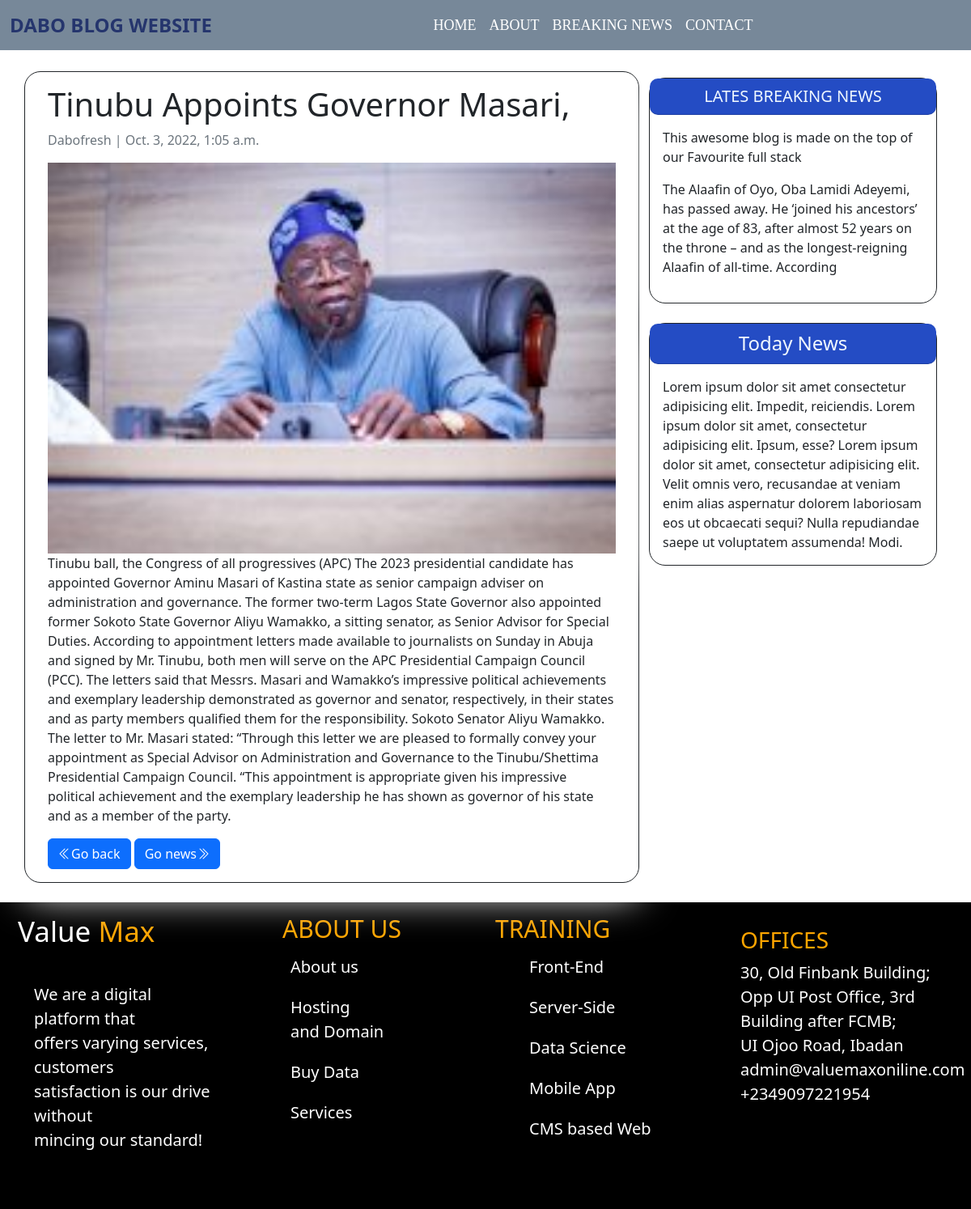
Screenshot of /Tinubu-Appoints-Governor-Masari/ with the database file from the repository.
### blogapp/models.py (models this page shows, shortened)
class Post(models.Model):
      title=models.CharField(max_length=200,unique=True)
      slug = models.SlugField(max_length=200, unique=True)
      author = models.ForeignKey(User, on_delete= models.CASCADE, related_name='blog_posts')
      updated_on = models.DateTimeField(auto_now= True)
      picture = models.ImageField(default='upload')
      content = models.TextField()
      created_on = models.DateTimeField(auto_now_add=True)
      status = models.IntegerField(choices=STATUS, default=0)
      class Meta:
            ordering= ['-created_on']

### blogapp/views.py (the view)
# urls.py: path('<slug:slug>/', views.PostDetail.as_view(), name='post_detail'),
class PostDetail(generic.DetailView):
      model = Post
      template_name = 'post_detail.html'

### templates/post_detail.html (shortened to what this page needs)
<!DOCTYPE html>
<html lang="en">
<head>
  <link href="https://cdn.jsdelivr.net/npm/bootstrap@5.2.0/dist/css/bootstrap.min.css" rel="stylesheet"
>
  <link rel="stylesheet" href="https://cdn.jsdelivr.net/npm/bootstrap-icons@1.9.1/font/bootstrap-icons.css">
</head>
<body>
  <nav class="navbar navbar-expand-lg ">
    <div class="container-fluid">
      <a class="navbar-brand" href="{% url 'home' %}">DABO BLOG WEBSITE</a>
      <div class="collapse navbar-collapse" id="navbarSupportedContent">
        <ul class="navbar-nav me-auto mb-2 mb-lg-0">
          <li class="nav-item">
            <a class="nav-link " aria-current="page" href="{% url 'home' %}">Home</a>
          </li>
          <li class="nav-item text-black">
            <a class="nav-link font-weight-bold" href="{% url 'about' %}">About</a>
          </li>
          <li class="nav-item text-black">
            <a class="nav-link font-weight-bold" href="{% url 'news' %}">Breaking News</a>
          </li>
          <li class="nav-item text-black">
            <a class="nav-link font-weight-bold" href="{% url 'contact' %}">Contact</a>
          </li>
        </ul>
      </div>
    </div>
  </nav><br><br><br>
  {% block content %}
  <div class="container">
    <div class="row">
      <div class="col-md-8 card mb-4  mt-3 left  top">
        <div class="card-body">
          <h1>{% block title %} {{ object.title }} {% endblock title %}</h1>
          <p class=" text-muted">{{ post.author }} | {{ post.created_on }}</p>
          <img src="{{post.picture.url}}" width="100%" alt="">
          <p class="card-text ">{{ object.content }}</p>
          <span><a href="{% url 'home' %}" class="btn btn-primary"><i class="bi bi-chevron-double-left"></i>Go
              back</a></span>
          <span><a href="{% url 'news' %}" class="btn btn-primary ">Go news<i
                class="bi bi-chevron-double-right"></i></a></span>
        </div>
      </div>
      {% block sidebar %}
      {% include 'sidebar.html' %}
      {% endblock sidebar %}
    </div>
  </div>
  {% endblock content %}
  <div class="all" style="background-color:black ;color:white ;padding:10px;">
    <div class="container-fluid">
      <div class="row" id="amet">
        <div class="col-lg-3">
          <p style="font-size:35px ;">Value <span style="color:orange ;">Max</span></p>
          <p style="padding:20px ;font-size: 20px;">We are a digital platform that
            <br> offers varying
            services, customers <br> satisfaction is our drive
            without <br> mincing our standard!</p><br>
        </div>
        <div class="col-lg-3">
          <ul>
            <span style="color:orange ;font-size: 30px;">ABOUT US</span>
            <li>About us</li>
            <li>Hosting <br> and Domain</li>
            <li>Buy Data</li>
            <li>Services</li>
          </ul>
        </div>
        <div class="col-lg-3">
          <span style="color:orange ;font-size: 30px;">TRAINING</span>
          <ul>
            <li>Front-End</li>
            <li>Server-Side</li>
            <li>Data Science</li>
            <li>Mobile App</li>
            <li>CMS based Web</li>
          </ul>
        </div>
        <div class="col-lg-3" style="padding:20px ;">
          <h3 style="color:orange ;">OFFICES</h3>
          <span style="color:white;font-size: 20px;">30, Old Finbank Building;<br>
            Opp UI Post Office, 3rd <br>
            Building after FCMB;<br>
            UI Ojoo Road, Ibadan
            admin@valuemaxoniline.com <br>
            +2349097221954</span>
        </div>
      </div>
    </div>
  </div>
</body>
</html>

### templates/post_detail.html (style rules this page uses)
@media screen and (min-width:768px) { .navbar { position: fixed; width: 100%; z-index: 100; background-color: #778899; } }
@media screen and (min-width:768px) { .navbar ul li a { color: white; font-size: 18px; position: relative; } }
@media screen and (min-width:768px) { .navbar ul li a::before { content: ""; position: absolute; background: green; left: 2; bottom: 5px; width: 0%; height: 5px; transition: 500ms; } }
@media screen and (min-width:768px) { .navbar ul { margin: 0 auto; text-transform: uppercase; font-family: cursive; } }
@media screen and (min-width:768px) { .navbar-brand { font-weight: bold; font-size: 24px; color: #25356d; } }
@media screen and (min-width:768px) { .all { background: black; color: white; padding: 40px; } }
@media screen and (min-width:768px) { #amet ul li { list-style-type: none; font-size: 20px; padding: 10px; } }

### templates/sidebar.html (style rules this page uses)
.card { box-shadow: 0 16px 48px white; border: 1px solid ; border-radius:20px; }

### rows the page displays
Post: title "Tinubu Appoints Governor Masari,", author "Dabofresh", created_on "Oct. 3, 2022, 1:05 a.m.", picture (picture), content "Tinubu ball, the Congress of all progressives (APC) The 2023 presidential candidate has appointed Governor Aminu Masari of Kastina state as senior campaign adviser on administration and governance. The former two-term Lagos State Governor also appointed former Sokoto State Governor Aliyu Wamakko, a sitting senator, as Senior Advisor for Special Duties. According to appointment letters made available to journalists on Sunday in Abuja and signed by Mr. Tinubu, both men will serve on the APC Presidential Campaign Council (PCC). The letters said that Messrs. Masari and Wamakko’s impressive political achievements and exemplary leadership demonstrated as governor and senator, respectively, in…"
